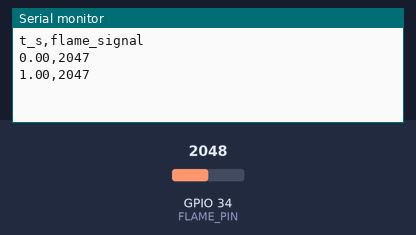
The sketch below on a simulated ESP32. Shown: the last lines printed to the serial monitor. The test bench sets the inputs (shaded band); at power-on: GPIO 34 (FLAME_PIN) = 2048 (analog values on the 0–4095 scale).

Above: at 1.4 s.
1.5 s: GPIO 34 (FLAME_PIN) set to 2866
At 2.8 s:
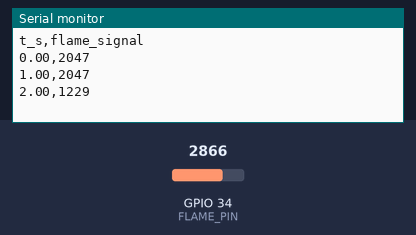
3.0 s: GPIO 34 (FLAME_PIN) set to 3603
At 4.0 s:
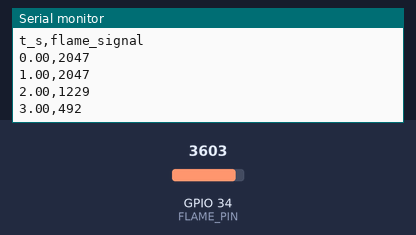
Timing chart, 0 to 6.0 s (numbered marks = the images above; inputs shaded):
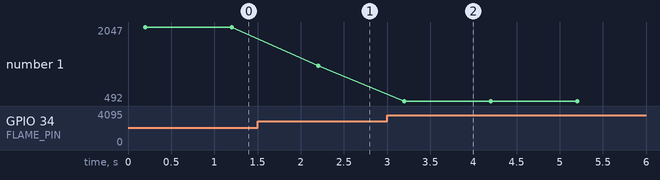

The sketch:

flame_project.ino
```cpp
#define FLAME_PIN 34

unsigned long t0;

void setup() {
  Serial.begin(115200);
  delay(200);

  analogReadResolution(12);
  analogSetPinAttenuation(FLAME_PIN, ADC_11db);

  t0 = millis();

  Serial.println("t_s,flame_signal");
}

void loop() {
  int raw = analogRead(FLAME_PIN);
  int flameSignal = 4095 - raw;

  float t = (millis() - t0) / 1000.0;

  Serial.print(t, 2);
  Serial.print(",");
  Serial.println(flameSignal);

  delay(1000);
}
```

Measured:
- after the input at 1.5 s, the serial monitor: prints a new line after 0.70 s (image 1)
- after the input at 3.0 s, the serial monitor: prints a new line after 0.20 s (image 2)
- plotted number 1: 2047 → 1229 after the input at 1.5 s, 1229 → 492 after the input at 3.0 s
